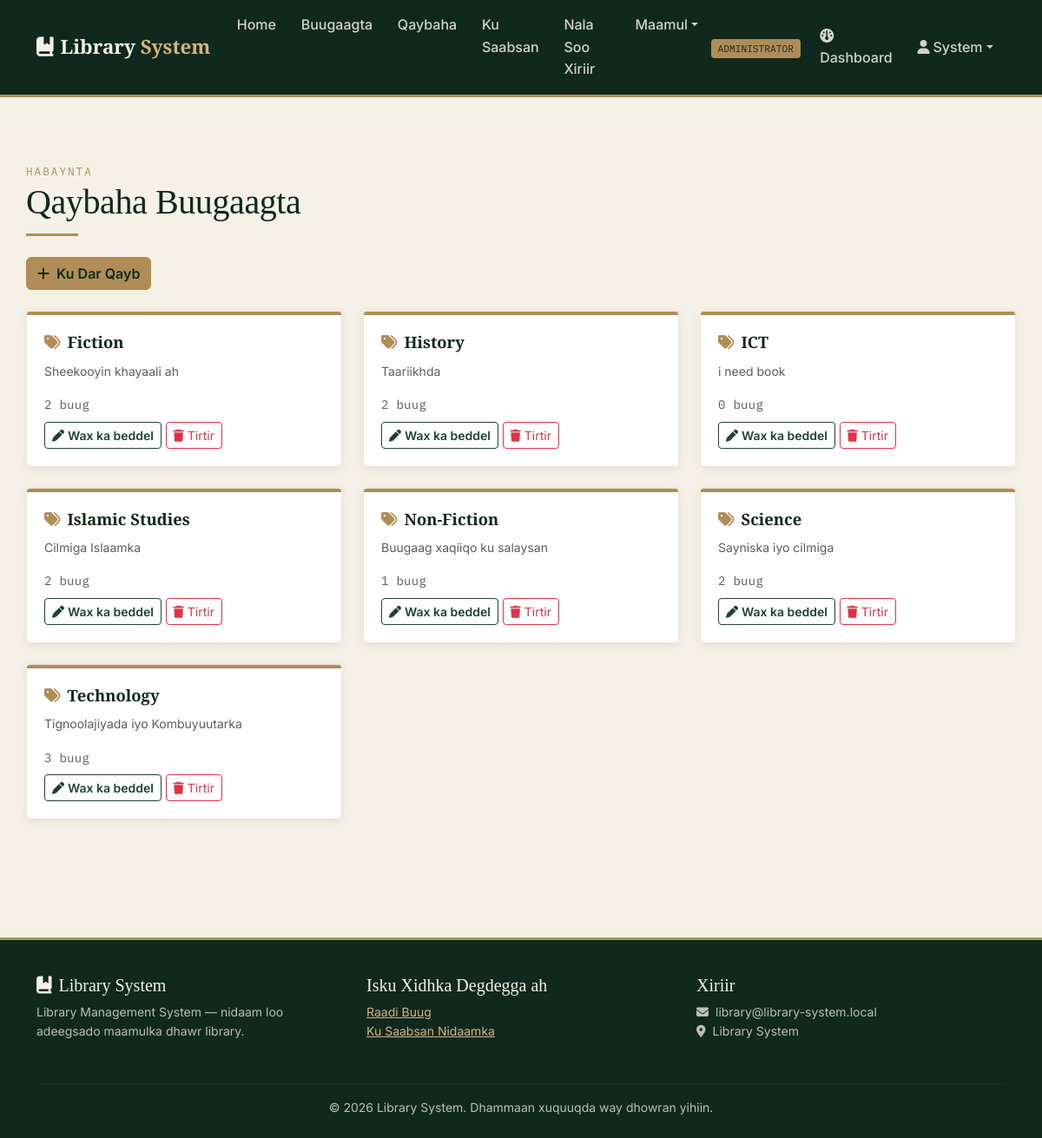
The app's page /catalog/categories/ (signed in) with its own data.
### accounts/models.py (models this page shows, shortened)
class User(AbstractUser):
    class Role(models.TextChoices):
        ADMIN = 'ADMIN', 'Administrator'
        LIBRARIAN = 'LIBRARIAN', 'Librarian'
        MEMBER = 'MEMBER', 'Member'
    library = models.ForeignKey(
        'core.Library', on_delete=models.PROTECT, null=True, blank=True, related_name='users',
        help_text="The library this user belongs to. Leave empty only for the system owner (superuser).",
    )
    role = models.CharField(max_length=10, choices=Role.choices, default=Role.MEMBER)
    phone = models.CharField(max_length=20, blank=True)
    profile_photo = models.ImageField(upload_to='profiles/', blank=True, null=True)
    class MembershipType(models.TextChoices):
        STUDENT = 'STUDENT', 'Student'
        STAFF = 'STAFF', 'Staff'
        PUBLIC = 'PUBLIC', 'Public'
    membership_type = models.CharField(
        max_length=10, choices=MembershipType.choices, default=MembershipType.STUDENT
    )
    class Status(models.TextChoices):
        ACTIVE = 'ACTIVE', 'Active'
        SUSPENDED = 'SUSPENDED', 'Suspended'
        EXPIRED = 'EXPIRED', 'Expired'
    status = models.CharField(max_length=10, choices=Status.choices, default=Status.ACTIVE)
    registration_date = models.DateField(auto_now_add=True)
    def is_admin(self):
        return self.role == self.Role.ADMIN

### catalog/models.py (models this page shows, shortened)
class Category(models.Model):
    library = models.ForeignKey('core.Library', on_delete=models.PROTECT, related_name='categories')
    name = models.CharField(max_length=100)
    description = models.TextField(blank=True)
    class Meta:
        verbose_name_plural = "Categories"
        ordering = ['name']
        unique_together = [('library', 'name')]

### catalog/views.py (the view)
# urls.py: path('categories/', views.category_list, name='category_list'),
def category_list(request):
    categories = scope(Category.objects.all(), request.user)
    return render(request, 'catalog/category_list.html', {'categories': categories})

### core/scoping.py (called while the page is built)
def scope(queryset, user, field='library'):
    if user.library_id:
        return queryset.filter(**{field: user.library_id})
    if user.is_superuser:
        return queryset
    return queryset.none()

### templates/catalog/category_list.html (shortened to what this page needs)
{% extends "base.html" %}
{% block content %}
<div class="container section-pad">
  <span class="section-eyebrow">Habaynta</span>
  <h1>Qaybaha Buugaagta</h1>
  <div class="divider-brass"></div>
  {% if user.is_authenticated %}{% if user.is_admin or user.is_librarian %}
  <a href="{% url 'catalog:category_create' %}" class="btn btn-brass mb-4"><i class="fa-solid fa-plus me-1"></i> Ku Dar Qayb</a>
  {% endif %}{% endif %}
  <div class="row g-4">
    {% for category in categories %}
    <div class="col-md-4">
      <div class="catalog-card h-100">
        <div class="card-body">
          <div class="book-title"><i class="fa-solid fa-tags me-2" style="color:var(--brass);"></i>{{ category.name }}</div>
          <p class="text-muted small mt-2">{{ category.description|default:"Faahfaahin lama qorin." }}</p>
          <p class="mono small text-muted mb-2">{{ category.books.count }} buug</p>
          {% if user.is_admin or user.is_librarian %}
          <a href="{% url 'catalog:category_update' category.pk %}" class="btn btn-outline-ink btn-sm"><i class="fa-solid fa-pen me-1"></i>Wax ka beddel</a>
          <a href="{% url 'catalog:category_delete' category.pk %}" class="btn btn-outline-danger btn-sm"><i class="fa-solid fa-trash me-1"></i>Tirtir</a>
          {% endif %}
        </div>
      </div>
    </div>
    {% empty %}
    <p class="text-muted">Wali qaybo lama abuurin.</p>
    {% endfor %}
  </div>
</div>
{% endblock %}

### templates/base.html (shortened to what this page needs)
{% load static %}
<!DOCTYPE html>
<html lang="so">
<head>
<link href="https://cdn.jsdelivr.net/npm/bootstrap@5.3.3/dist/css/bootstrap.min.css" rel="stylesheet">
<link href="https://cdnjs.cloudflare.com/ajax/libs/font-awesome/6.5.1/css/all.min.css" rel="stylesheet">
</head>
<body>
<nav class="navbar navbar-expand-lg navbar-lms sticky-top">
  <div class="container">
    <a class="navbar-brand" href="{% url 'core:home' %}"><i class="fa-solid fa-book-bookmark me-2"></i>Library <span>System</span></a>
    <div class="collapse navbar-collapse" id="navMain">
      <ul class="navbar-nav me-auto mb-2 mb-lg-0">
        {% if user.is_authenticated %}
          <li class="nav-item"><a class="nav-link" href="{% url 'core:home' %}">Home</a></li>
          <li class="nav-item"><a class="nav-link" href="{% url 'catalog:book_list' %}">Buugaagta</a></li>
          <li class="nav-item"><a class="nav-link" href="{% url 'catalog:category_list' %}">Qaybaha</a></li>
          <li class="nav-item"><a class="nav-link" href="{% url 'core:about' %}">Ku Saabsan</a></li>
          <li class="nav-item"><a class="nav-link" href="{% url 'core:contact' %}">Nala Soo Xiriir</a></li>
          {% if user.is_admin or user.is_librarian or user.is_superuser %}
          <li class="nav-item dropdown">
            <a class="nav-link dropdown-toggle" href="#" role="button" data-bs-toggle="dropdown" aria-expanded="false">Maamul</a>
          </li>
          {% endif %}
        {% endif %}
      </ul>
      <ul class="navbar-nav align-items-lg-center">
        {% if user.is_authenticated %}
          <li class="nav-item me-2"><span class="badge-role">{{ user.get_role_display }}</span></li>
          <li class="nav-item"><a class="nav-link" href="{% url 'core:dashboard' %}"><i class="fa-solid fa-gauge me-1"></i>Dashboard</a></li>
          <li class="nav-item dropdown">
            <a class="nav-link dropdown-toggle" href="#" role="button" data-bs-toggle="dropdown" aria-expanded="false"><i class="fa-solid fa-user me-1"></i>{{ user.first_name|default:user.username }}</a>
          </li>
        {% else %}
          <li class="nav-item"><a class="nav-link" href="{% url 'accounts:login' %}">Log in</a></li>
          <li class="nav-item">
            <a class="btn btn-brass btn-sm ms-lg-2" href="{% url 'accounts:register' %}">Isdiiwaangeli</a>
          </li>
        {% endif %}
      </ul>
    </div>
  </div>
</nav>
<main>
{% block content %}{% endblock %}
</main>
<footer class="footer-lms">
  <div class="container">
    <div class="row">
      <div class="col-md-4 mb-3">
        <h5><i class="fa-solid fa-book-bookmark me-2"></i>Library System</h5>
        <p class="small">Library Management System — nidaam loo adeegsado maamulka dhawr library.</p>
      </div>
      <div class="col-md-4 mb-3">
        <h5>Isku Xidhka Degdegga ah</h5>
        <ul class="list-unstyled small">
          {% if user.is_authenticated %}
          <li><a href="{% url 'catalog:book_list' %}">Raadi Buug</a></li>
          <li><a href="{% url 'core:about' %}">Ku Saabsan Nidaamka</a></li>
          {% else %}
          <li><a href="{% url 'accounts:login' %}">Log in</a></li>
          <li><a href="{% url 'accounts:register' %}">Isdiiwaangeli</a></li>
          {% endif %}
        </ul>
      </div>
      <div class="col-md-4 mb-3">
        <h5>Xiriir</h5>
        <p class="small mb-0"><i class="fa-solid fa-envelope me-2"></i>library@library-system.local</p>
        <p class="small"><i class="fa-solid fa-location-dot me-2"></i>Library System</p>
      </div>
    </div>
    <hr style="border-color: rgba(246,241,231,0.15);">
    <p class="small text-center mb-0">&copy; {% now "Y" %} Library System. Dhammaan xuquuqda way dhowran yihiin.</p>
  </div>
</footer>
</body>
</html>

### templates/base.html (style rules this page uses)
:root { --ink-green: #1B4332; --ink-green-dark: #10281D; --sage: #84A98C; --parchment: #F6F1E7; --parchment-deep: #EDE4D3; --brass: #B08D57; --brass-light: #D4B483; --ink: #1C1C1E; --ink-soft: #4A4A47; --danger: #9B2C2C; --ok: #2F6B3C; --radius: 4px; --shadow-card: 0 2px 10px rgba(16, 40, 29, 0.08); --shadow-lift: 0 10px 30px rgba(16, 40, 29, 0.18); }
* { box-sizing: border-box; }
body { background: var(--parchment); color: var(--ink); font-family: 'Inter', -apple-system, sans-serif; font-size: 16px; line-height: 1.6; }
h1, h2, h3, h4, .display-font { font-family: 'Playfair Display', Georgia, serif; color: var(--ink-green-dark); letter-spacing: -0.01em; }
.mono, .call-number, .isbn-tag { font-family: 'IBM Plex Mono', monospace; letter-spacing: 0.02em; }
a { color: var(--ink-green); }
.navbar-lms { background: var(--ink-green-dark); border-bottom: 3px solid var(--brass); }
.navbar-lms .navbar-brand { font-family: 'Playfair Display', serif; font-weight: 700; color: var(--parchment) !important; font-size: 1.4rem; }
.navbar-lms .navbar-brand span { color: var(--brass-light); }
.navbar-lms .nav-link { color: rgba(246, 241, 231, 0.85) !important; font-weight: 500; padding: 0.5rem 0.9rem !important; }
.badge-role { background: var(--brass); color: var(--ink-green-dark); font-family: 'IBM Plex Mono', monospace; font-size: 0.7rem; padding: 0.25rem 0.5rem; border-radius: var(--radius); text-transform: uppercase; }
.btn-brass { background: var(--brass); border-color: var(--brass); color: var(--ink-green-dark); font-weight: 600; }
.btn-outline-ink { border-color: var(--ink-green); color: var(--ink-green); font-weight: 600; }
.catalog-card { background: #fff; border: 1px solid var(--parchment-deep); border-radius: var(--radius); box-shadow: var(--shadow-card); transition: transform 0.15s ease, box-shadow 0.15s ease; position: relative; overflow: hidden; }
.catalog-card::before { content: ""; position: absolute; top: 0; left: 0; right: 0; height: 4px; background: var(--brass); }
.catalog-card .card-body { padding: 1.25rem; }
.catalog-card .book-title { font-family: 'Playfair Display', serif; font-weight: 700; font-size: 1.15rem; color: var(--ink-green-dark); }
.section-eyebrow { font-family: 'IBM Plex Mono', monospace; color: var(--brass); text-transform: uppercase; letter-spacing: 0.15em; font-size: 0.8rem; }
.section-pad { padding: 4.5rem 0; }
.divider-brass { width: 60px; height: 3px; background: var(--brass); margin: 0.75rem 0 1.5rem; }
footer.footer-lms { background: var(--ink-green-dark); color: rgba(246, 241, 231, 0.75); padding: 2.5rem 0 1.5rem; margin-top: 4rem; border-top: 3px solid var(--brass); }
footer.footer-lms a { color: var(--brass-light); }
footer.footer-lms h5 { color: var(--parchment); font-family: 'Playfair Display', serif; }

### records on screen
User: role "ADMINISTRATOR", first_name "System"
Category: name "Fiction", description "Sheekooyin khayaali ah", books.count "2"
Category: name "History", description "Taariikhda", books.count "2"
Category: name "ICT", description "i need book", books.count "0"
Category: name "Islamic Studies", description "Cilmiga Islaamka", books.count "2"
Category: name "Non-Fiction", description "Buugaag xaqiiqo ku salaysan", books.count "1"
Category: name "Science", description "Sayniska iyo cilmiga", books.count "2"
Category: name "Technology", description "Tignoolajiyada iyo Kombuyuutarka", books.count "3"
